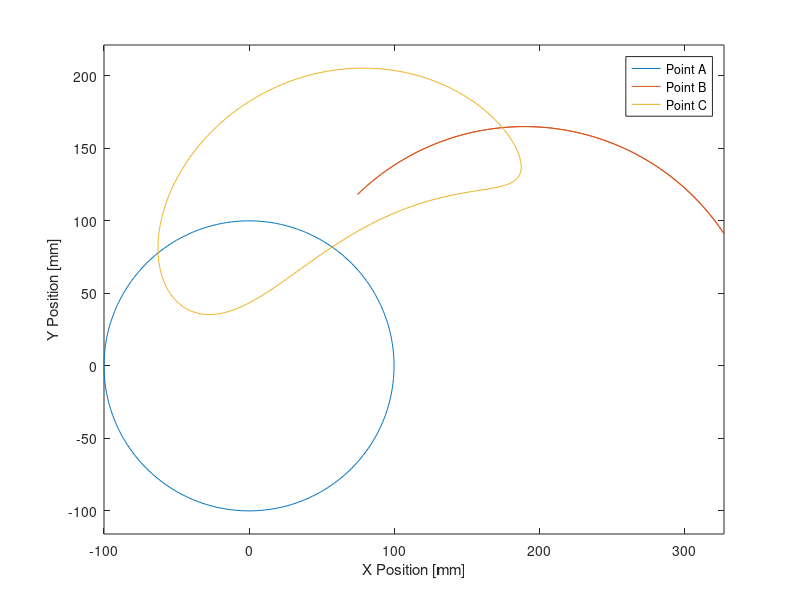

Write MATLAB code to recreate this figure. (Note: this script raises an error after producing the figure.)
clear all
close all
clc

Loa=100;
Link(1)=Loa;
Lab=240;
Link(2)=Lab;
Lbd=165;
Link(3)=Lbd;
Lod=190;
Link(4)=Lod;
Lac=140;
phi=34;

if sum(Link) >= 2*(min(Link)+max(Link))
    ThetaOAmax=360;
    ThetaOAmin=0;
elseif sum(Link) < 2*(min(Link)+max(Link))
    ThetaOAmax=acosd(((Loa^2)+(Lod^2)-((Lab+Lbd)^2))/(2*Loa*Lod));
    ThetaOAmin=-ThetaOAmax;
end

i=0;
for angle=ThetaOAmin:1:ThetaOAmax
    i=i+1;
    Lad=sqrt((Loa^2)+(Lod^2)-(2*Loa*Lod*cosd(angle)));
    alpha=asind((Loa/Lad)*sind(angle));
    beta=acosd(((Lab^2)+(Lbd^2)-(Lad^2))/(2*Lab*Lbd));
    gamma=asind((Lbd/Lad)*sind(beta));
    epsilon=180-beta-gamma;
    ThetaBD=180-alpha-epsilon;
    ThetaAB=ThetaBD-beta;
    Xa(i)=Loa*cosd(angle);
    Ya(i)=Loa*sind(angle);
    Xb(i)=Lod+Lbd*cosd(ThetaBD);
    Yb(i)=Lbd*sind(ThetaBD);
    Xc(i)=Loa*cosd(angle)+Lac*cosd(phi+ThetaAB);
    Yc(i)=Loa*sind(angle)+Lac*sind(phi+ThetaAB);
end

plot(Xa,Ya,Xb,Yb,Xc,Yc);
axis equal
legend('Point A','Point B','Point C');
xlabel('X Position [mm]');
ylabel('Y Position [mm]');

animate_four_bar(Xa,Ya,Xb,Yb,Xc,Yc,Lod);